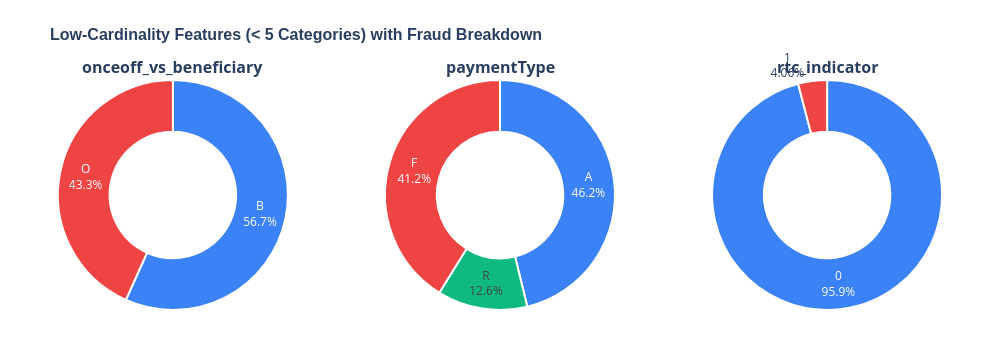

Notebook code cell kept with this figure:
### Markdown cell above
### <b>2. Donut Charts for categorical variables

### Code cell
# -------------------------------------------------------------------
# 1. FILTER COLUMNS WITH < 5 UNIQUE VALUES
# -------------------------------------------------------------------
# Select categorical/discrete numerical features with 2-4 unique values
cat_cols = [
    col for col in fraud_data.columns 
    if col != 'fraud' and 1 < fraud_data[col].nunique() < 5
]

n_vars = len(cat_cols)
n_cols = 3
n_rows = math.ceil(n_vars / n_cols) if n_vars > 0 else 1

if n_vars == 0:
    print("No categorical columns found with fewer than 5 unique values.")
else:
    # -------------------------------------------------------------------
    # 2. CREATE SUBPLOT GRID
    # -------------------------------------------------------------------
    fig = make_subplots(
        rows=n_rows, 
        cols=n_cols,
        specs=[[{'type': 'domain'}] * n_cols for _ in range(n_rows)],
        subplot_titles=[f'<b>{col}</b>' for col in cat_cols]
    )

    # Color palette
    colors = ['#3B82F6', '#EF4444', '#10B981', '#F59E0B', '#8B5CF6']

    # -------------------------------------------------------------------
    # 3. PLOTTING LOOP WITH FRAUD BREAKDOWN
    # -------------------------------------------------------------------
    for i, col in enumerate(cat_cols):
        row = (i // n_cols) + 1
        col_idx = (i % n_cols) + 1
        
        # Group by category to calculate total volume AND fraud count/rate
        grouped = fraud_data.groupby(col)['fraud'].agg(
            Total_Count='count',
            Fraud_Count='sum',
            Fraud_Rate='mean'
        ).reset_index()
        
        grouped['Fraud_Pct_Str'] = (grouped['Fraud_Rate'] * 100).map('{:.1f}%'.format)

        # Build custom hover text including fraud details
        hover_text = [
            f"Category: {val}<br>"
            f"Total Transactions: {tot:,}<br>"
            f"Fraud Cases: {frd:,}<br>"
            f"<b>Fraud Rate: {pct}</b>"
            for val, tot, frd, pct in zip(
                grouped[col], 
                grouped['Total_Count'], 
                grouped['Fraud_Count'], 
                grouped['Fraud_Pct_Str']
            )
        ]

        # Add Donut Chart trace
        fig.add_trace(
            go.Pie(
                labels=grouped[col].astype(str),
                values=grouped['Total_Count'],
                hole=0.55,  # Donut hole size
                marker=dict(colors=colors, line=dict(color='#FFFFFF', width=2)),
                textinfo='label+percent',
                hoverinfo='text',
                hovertext=hover_text,
                showlegend=False
            ),
            row=row, 
            col=col_idx
        )

    # -------------------------------------------------------------------
    # 4. STYLING & LAYOUT ADJUSTMENTS
    # -------------------------------------------------------------------
    fig.update_layout(
        title_text="<b>Low-Cardinality Features (< 5 Categories) with Fraud Breakdown</b>",
        title_font=dict(size=16, family="Arial"),
        height=350 * n_rows,
        width=1000,
        template='plotly_white',
        margin=dict(t=80, b=40, l=40, r=40)
    )

    # Explicit renderer fall-back if notebook MIME type gives issues
    try:
        fig.show()
    except ValueError:
        fig.show(renderer="iframe")

### Figure 1 — Plotly figure (JSON) as saved in the notebook; plotly's stock layout.template omitted (floating-point values rounded to 4 significant figures)
{"data": [{"domain": {"x": [0, 0.2889], "y": [0, 1]}, "hole": 0.55, "hoverinfo": "text", "hovertext": ["Category: B<br>Total Transactions: 30,290<br>Fraud Cases: 939<br><b>Fraud Rate: 3.1%</b>", "Category: O<br>Total Transactions: 23,130<br>Fraud Cases: 2,481<br><b>Fraud Rate: 10.7%</b>"], "labels": ["B", "O"], "marker": {"colors": ["#3B82F6", "#EF4444", "#10B981", "#F59E0B", "#8B5CF6"], "line": {"color": "#FFFFFF", "width": 2}}, "showlegend": false, "textinfo": "label+percent", "type": "pie", "values": [30290, 23130]}, {"domain": {"x": [0.3556, 0.6444], "y": [0, 1]}, "hole": 0.55, "hoverinfo": "text", "hovertext": ["Category: A<br>Total Transactions: 24,670<br>Fraud Cases: 1,151<br><b>Fraud Rate: 4.7%</b>", "Category: F<br>Total Transactions: 21,999<br>Fraud Cases: 2,174<br><b>Fraud Rate: 9.9%</b>", "Category: R<br>Total Transactions: 6,751<br>Fraud Cases: 95<br><b>Fraud Rate: 1.4%</b>"], "labels": ["A", "F", "R"], "marker": {"colors": ["#3B82F6", "#EF4444", "#10B981", "#F59E0B", "#8B5CF6"], "line": {"color": "#FFFFFF", "width": 2}}, "showlegend": false, "textinfo": "label+percent", "type": "pie", "values": [24670, 21999, 6751]}, {"domain": {"x": [0.7111, 1], "y": [0, 1]}, "hole": 0.55, "hoverinfo": "text", "hovertext": ["Category: 0<br>Total Transactions: 51,253<br>Fraud Cases: 2,968<br><b>Fraud Rate: 5.8%</b>", "Category: 1<br>Total Transactions: 2,167<br>Fraud Cases: 452<br><b>Fraud Rate: 20.9%</b>"], "labels": ["0", "1"], "marker": {"colors": ["#3B82F6", "#EF4444", "#10B981", "#F59E0B", "#8B5CF6"], "line": {"color": "#FFFFFF", "width": 2}}, "showlegend": false, "textinfo": "label+percent", "type": "pie", "values": [51253, 2167]}], "layout": {"annotations": [{"font": {"size": 16}, "showarrow": false, "text": "<b>onceoff_vs_beneficiary</b>", "x": 0.1444, "xanchor": "center", "xref": "paper", "y": 1, "yanchor": "bottom", "yref": "paper"}, {"font": {"size": 16}, "showarrow": false, "text": "<b>paymentType</b>", "x": 0.5, "xanchor": "center", "xref": "paper", "y": 1, "yanchor": "bottom", "yref": "paper"}, {"font": {"size": 16}, "showarrow": false, "text": "<b>rtc_indicator</b>", "x": 0.8556, "xanchor": "center", "xref": "paper", "y": 1, "yanchor": "bottom", "yref": "paper"}], "height": 350, "margin": {"b": 40, "l": 40, "r": 40, "t": 80}, "title": {"font": {"family": "Arial", "size": 16}, "text": "<b>Low-Cardinality Features (< 5 Categories) with Fraud Breakdown</b>"}, "width": 1000}}
